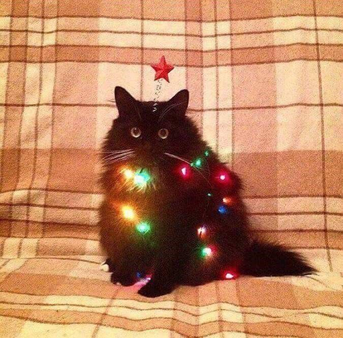
#> input picture src/decypheredImage.png, 343 x 338 px, shrunk from 675 x 666 before the run, found by its file name
$ python main2.py
#> lines starting #> are read from the running program, lines starting #| are printed output that depends on the picture; long printed decimals are rounded
import numpy as np
import numpy.typing as npt
import cv2 as cv
import json
from typing import Tuple

def cat_map_4d_matrix(a:int, b:int, c:int, d:int) -> npt.NDArray:
    A11=(2*b+c)*(d+1)+3*d+1
    A12=2*(b+1)
    A13=2*b*c+c+3
    A14=4*b+3
    E=2*(a+1)*(d+b*c*(d+1))+a*(c+1)*(d+1)
    A22=2*(a+b+a*b)+1
    F=a*(c+3)+2*b*c*(a+1)+2
    A24=3*a+4*b*(a+1)+1
    A31=3*b*c*(d+1)+3*d
    A32=3*b+1
    A33=3*b*c+3
    A34=6*b+1
    A41=c*(b+1)*(d+1)+d
    A42=b+1
    A43=b*c+c+1
    A44=2*b+2
    A=np.array([
        [A11,A12,A13,A14],
        [E,A22,F,A24],
        [A31,A32,A33,A34],
        [A41,A42,A43,A44]
    ], dtype=float)
    return A

def cat_map_2d_matrix(a:int, b:int) -> npt.NDArray:
    return np.array([[1,a],[b,a*b+1]], dtype=float)

def generate_params():
    return {
        "p_omega": np.random.randint(1,10,4).tolist(),
        "p_psi": np.random.randint(1,10,4).tolist(),
        "p_a2_primary": np.random.randint(1,10,2).tolist(),
        "p_a2_secondary": np.random.randint(1,10,2).tolist()
    }

def generate_X0():
    def rand_nonzero(n):
        x = np.random.random(n)
        while np.allclose(x,0): x=np.random.random(n)
        return x

    return {
        "X0_omega": rand_nonzero(4),
        "X0_psi": rand_nonzero(4),
        "X0_a2_primary": rand_nonzero(2),
        "X0_a2_secondary": rand_nonzero(2)
    }

def save_keys(params,X0):
    keys = {"params": params, "X0": {k:v.tolist() for k,v in X0.items()}}
    with open("keys.json","w") as f: json.dump(keys,f,indent=4)

def load_keys():
    with open("keys.json","r") as f:
        data=json.load(f)
    p=data["params"]
    X0={k:np.array(v) for k,v in data["X0"].items()}
    A={
        "A_omega":cat_map_4d_matrix(*p["p_omega"]),
        "A_psi":cat_map_4d_matrix(*p["p_psi"]),
        "A_a2_primary":cat_map_2d_matrix(*p["p_a2_primary"]),
        "A_a2_secondary":cat_map_2d_matrix(*p["p_a2_secondary"])
    }
    return A,X0

def prng_4d(A, X0, L):
    X=X0.copy()
    Y_list=[]
    U=np.array([2,3,5,1],dtype=float)
    iterations = L // 16 + 1
    for _ in range(iterations):
        t_vec=np.dot(U,X)
        t=int(np.ceil(t_vec))+1
        for _ in range(t):
            X=np.dot(A,X)%1.0
        Y_list.append(X.copy())
    Y=np.concatenate(Y_list)[:L]
    return Y

def get_omega(A,X0,l,n):
    L=l*n
    Y=prng_4d(A,X0,L)
    Z=(np.floor((2**32)*Y)).astype(np.uint32)
    Z_bytes = Z.view(np.uint8)
    return Z_bytes[:L].reshape((l,n))

def get_psi(A,X0,r,l):
    L=l*r
    Y=prng_4d(A,X0,L)
    Z=(np.floor((2**32)*Y)).astype(np.uint32)
    Z_bytes = Z.view(np.uint8)
    return Z_bytes[:L].reshape((r,l))

def sequence_R(A2,X0,U,L):
    R=np.zeros(L,dtype=int)
    X=np.array(X0)
    for i in range(L):
        X=np.dot(A2,X)%1.0
        r=int(np.floor(X[1]*U))
        r=max(0,min(U-1,r))
        R[i]=r
    return R

def shuffle(blocks,X0,A):
    U=len(blocks)
    R = sequence_R(A["A_a2_primary"],  X0["X0_a2_primary"], U,U)
    Rt= sequence_R(A["A_a2_secondary"],X0["X0_a2_secondary"],U,U)

    perm1 = blocks.copy()
    for i in range(U):
        perm1[i], perm1[R[i]] = perm1[R[i]].copy(), perm1[i].copy()

    perm2 = perm1.copy()
    for i in range(U):
        perm2[i], perm2[Rt[i]] = perm2[Rt[i]].copy(), perm2[i].copy()

    return perm2

def deshuffle(blocks,X0,A):
    U=len(blocks)
    R = sequence_R(A["A_a2_primary"],  X0["X0_a2_primary"], U,U)
    Rt= sequence_R(A["A_a2_secondary"],X0["X0_a2_secondary"],U,U)

    perm1=blocks.copy()
    for i in reversed(range(U)):
        perm1[i], perm1[Rt[i]] = perm1[Rt[i]].copy(), perm1[i].copy()

    perm0=perm1.copy()
    for i in reversed(range(U)):
        perm0[i], perm0[R[i]] = perm0[R[i]].copy(), perm0[i].copy()

    return perm0

def mask(blocks,omega,psi):
    U=len(blocks)
    l=len(blocks[0])
    out=[]
    prev=np.zeros_like(blocks[0],dtype=np.uint8)

    for i in range(U):
        block=blocks[i]
        T=((omega[i % omega.shape[0]].astype(np.uint16)) ^
           (psi[i % psi.shape[0]].astype(np.uint16))) %256

        shift=int(T[0] % l)
        shifted=np.roll(block, shift, axis=1).astype(np.uint16)
        masked=(shifted ^ prev)%256
        out.append(masked.astype(np.uint8))

        prev=masked.copy()
    return np.array(out)

def unmask(blocks,omega,psi):
    U=len(blocks)
    l=len(blocks[0])
    out=[]
    prev=np.zeros_like(blocks[0],dtype=np.uint8)

    for i in range(U):
        C=blocks[i]
        T=((omega[i % omega.shape[0]].astype(np.uint16)) ^
           (psi[i % psi.shape[0]].astype(np.uint16))) %256

        shift=int(T[0] % l)
        shifted=(C.astype(np.uint16) ^ prev.astype(np.uint16))%256
        block=np.roll(shifted,-shift,axis=1)

        out.append(block.astype(np.uint8))
        prev=C.copy()

    return np.array(out)

def prepare_image(im,l):
    h,w=im.shape
    h_new=h-(h%l)
    w_new=w-(w%l)
    blocks=[]
    for i in range(0,h_new,l):
        for j in range(0,w_new,l):
            blocks.append(im[i:i+l,j:j+l].copy())
    return np.array(blocks)

def blocks_to_image(blocks, original_shape, l):
    h,w=original_shape
    h_new=h-(h%l)
    w_new=w-(w%l)
    out=np.zeros((h_new,w_new),dtype=np.uint8)
    idx=0
    for i in range(0,h_new,l):
        for j in range(0,w_new,l):
            out[i:i+l,j:j+l]=blocks[idx]
            idx+=1
    return out

def save_image(blocks,l,original_shape,filename):
    out = blocks_to_image(blocks, original_shape,l)
    cv.imwrite(filename,out)

def encrypt_image(im,rounds,l,A,X0):
    blocks=prepare_image(im,l)
    omega=get_omega(A["A_omega"],X0["X0_omega"],l,l)
    psi  =get_psi( A["A_psi"], X0["X0_psi"], rounds,l)

    for _ in range(rounds):
        blocks=shuffle(blocks,X0,A)
        blocks=mask(blocks,omega,psi)
    return blocks

def decrypt_image(blocks,rounds,l,A,X0):
    omega=get_omega(A["A_omega"],X0["X0_omega"],l,l)
    psi  =get_psi( A["A_psi"], X0["X0_psi"], rounds,l)

    for _ in range(rounds):
        blocks=unmask(blocks,omega,psi)
        blocks=deshuffle(blocks,X0,A)
    return blocks

def npcr_uaci(img1: np.ndarray, img2: np.ndarray) -> Tuple[float,float]:
    if img1.shape != img2.shape:
        raise ValueError("Images must have same shape")

    diff = img1 != img2
    NPCR = diff.sum() * 100.0 / diff.size

    UACI = np.abs(img1.astype(np.int16) - img2.astype(np.int16)).mean() * 100.0 / 255.0
    return NPCR, UACI

def get_data():
    im = cv.imread("decypheredImage.png", cv.IMREAD_GRAYSCALE)
    return im, 3, 16

def encode():
    im, rounds, l = get_data()
#> in get_data, `im = cv.imread("decypheredImage.png", cv.IMREAD_GRAYSCALE)`:
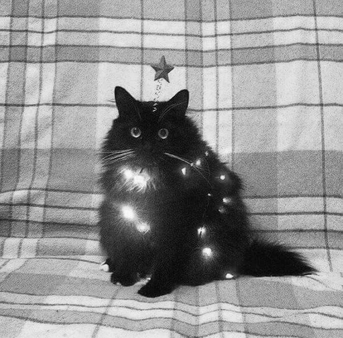
#> im: shape (338, 343); min 4, max 251, mean 146.1
#> rounds = 3; l = 16
    original_shape = im.shape
#> original_shape = (338, 343)

    params=generate_params()
    X0=generate_X0()
    save_keys(params,X0)

    A={
        "A_omega":cat_map_4d_matrix(*params["p_omega"]),
        "A_psi":cat_map_4d_matrix(*params["p_psi"]),
        "A_a2_primary":cat_map_2d_matrix(*params["p_a2_primary"]),
        "A_a2_secondary":cat_map_2d_matrix(*params["p_a2_secondary"])
    }

    Cblocks=encrypt_image(im,rounds,l,A,X0)
#> in prepare_image, `h_new=h-(h%l)`: h_new = 336
#> after the loop in prepare_image, `for i in range(0,h_new,l):`: blocks = 441 items
#> in get_omega, `L=l*n`: L = 256
#> in prng_4d, `X=X0.copy()`: X = [0.964, 0.383, 0.792, 0.529]
#> in prng_4d, `iterations = L // 16 + 1`: iterations = 17
#> the loop in prng_4d, `for _ in range(iterations):` made 17 passes
#> (t_vec, t) on passes 1 to 12: (7.57, 9), (6.4, 8), (5.85, 7), (5.18, 7), (5.61, 7), (6.9, 8), (6.93, 8), (5.47, 7), (5.37, 7), (3.89, 5), (5.49, 7), (6.65, 8)
#> after the loop in prng_4d, `for _ in range(iterations):`: X = [0.308, 0.639, 0.0645, 0.212]; Y_list = 17 items, first 6: [0.637, 0.168, 0.746, 0.893], [0.847, 0.191, 0.633, 0.419], [0.992, 0.607, 0.119, 0.778], [0.869, 0.71, 0.264, 0.423], [0.461, 0.698, 0.603, 0.872], [0.183, 0.856, 0.742, 0.279]
#> in prng_4d, `Y=np.concatenate(Y_list)[:L]`: Y = 68 values, max 0.992 at index 8, min 0.00455 at index 34, mean 0.541
#> in get_omega, `Z=(np.floor((2**32)*Y)).astype(np.uint32)`: Z = 68 values, max 4260998869 at index 8, min 19529541 at index 34, mean 2.32e+09
#> in get_omega, `Z_bytes = Z.view(np.uint8)`: Z_bytes = 272 values, max 255 at index 137, min 0 at index 130, mean 128.6
#> in get_psi, `L=l*r`: L = 48
#> the loop in prng_4d (call 2), `for _ in range(iterations):` made 4 passes
#> (t_vec, t) on passes 1 to 4: (4.36, 6), (2.58, 4), (8.18, 10), (5.06, 7)
#> in get_psi, `Y=prng_4d(A,X0,L)`: Y = [0.301, 0.494, 0.0288, 0.349, 0.98, 0.952, 0.48, 0.961, 0.509, 0.625, 0.279, 0.771, 0.446, 0.974, 0.285, 0.283]
#> in get_psi, `Z=(np.floor((2**32)*Y)).astype(np.uint32)`: Z = [1293255574, 2122919929, 123696149, 1500838767, 4210480030, 4090338412, 2061255320, 4129254327, 2187943290, 2682678443, 1199118460, 3311134777, 1916489656, 4185166005, 1225651051, 1216783229]
#> in get_psi, `Z_bytes = Z.view(np.uint8)`: Z_bytes = 64 values, max 251 at index 13, min 7 at index 11, mean 133.4
    save_image(Cblocks,l,original_shape,"encrypted.png")
#> in blocks_to_image, `h_new=h-(h%l)`: h_new = 336
#> after the loop in blocks_to_image, `for i in range(0,h_new,l):`:
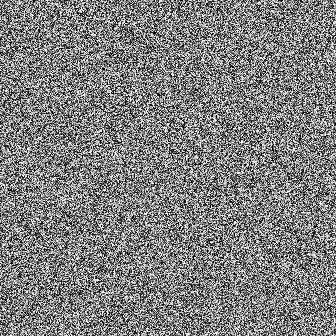
#> out: shape (336, 336); min 0, max 255, mean 127.4
#> after the loop in blocks_to_image, `for i in range(0,h_new,l):`: idx = 441

def decode():
    C = cv.imread("encrypted.png", cv.IMREAD_GRAYSCALE)
    original_shape = C.shape
#> original_shape = (336, 336)
    l, rounds = 16, 3

    A,X0 = load_keys()

    Cblocks=prepare_image(C,l)
    Iblocks=decrypt_image(Cblocks,rounds,l,A,X0)
    save_image(Iblocks,l,original_shape,"decrypted.png")
#> call 2 of blocks_to_image, with blocks = array of shape (441, 16, 16), original_shape = (336, 336), l = 16
#> after the loop in blocks_to_image (call 2), `for i in range(0,h_new,l):`:
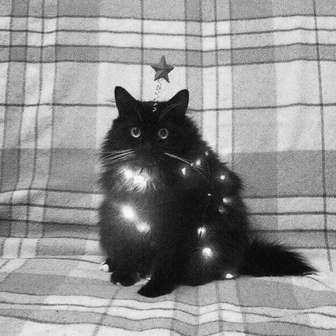
#> out: shape (336, 336); min 4, max 251, mean 145.1
#> after the loop in blocks_to_image (call 2), `for i in range(0,h_new,l):`: idx = 441

    O = cv.imread("decypheredImage.png", cv.IMREAD_GRAYSCALE)
    O_mod = O.copy()
    O_mod= O_mod.astype(np.uint16)
    O_mod[0,0] = (O_mod[0,0] + 1) % 256
#> O_mod: shape (338, 343) uint16; min 4, max 251, mean 146.1

    C_mod_blocks = encrypt_image(O_mod, rounds, l, A, X0)
    C_mod = blocks_to_image(C_mod_blocks, original_shape, l)

    I_img = blocks_to_image(Iblocks, original_shape, l)

    cv.imwrite("C1.png", C)
    cv.imwrite("C2.png", C_mod)

    diff = cv.absdiff(C, C_mod)
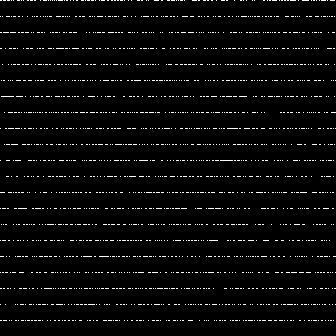
#> diff: shape (336, 336); values 0 (black) and 1 (white), 3.1% white in thin lines or dots

    # escalar para poder visualizar -> magnitud relativa de las diferencias
    diff_visual = np.clip(diff * 20, 0, 255).astype(np.uint8)
#> diff_visual: shape (336, 336); values 0 (black) and 20 (white), 3.1% white in thin lines or dots
    cv.imwrite("Diff.png", diff_visual)

    # muestra que píxeles cambiaron
    diff_binary = (diff > 0).astype(np.uint8) * 255
#> diff_binary: shape (336, 336); 3.1% white in thin lines or dots
    cv.imwrite("Diff_binary.png", diff_binary)


    NPCR, UACI = npcr_uaci(I_img, C_mod)
#> in npcr_uaci, `diff = img1 != img2`:
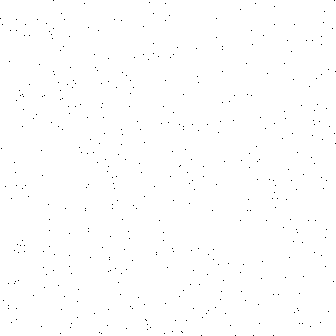
#> diff: shape (336, 336) bool; 99.6% white; black in thin lines or dots
#> in npcr_uaci, `NPCR = diff.sum() * 100.0 / diff.size`: NPCR = 99.64
#> in npcr_uaci, `UACI = np.abs(img1.astype(np.int16) - img2.astype(np.int16)).mean() * ..`: UACI = 31.87
#> NPCR = 99.64; UACI = 31.87
    print("\n========= NPCR & UACI =========")
    print(f"NPCR = {NPCR:.6f}%")
#| NPCR = 99.635%
    print(f"UACI = {UACI:.6f}%")
#| UACI = 31.871%
    print("================================")

if __name__=="__main__":
    encode()
    decode()

$ run again, with src/encrypted.png copied over src/decypheredImage.png
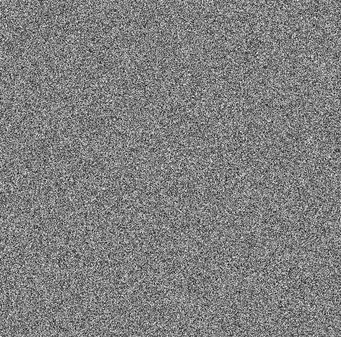
#> input picture src/encrypted.png, 341 x 337 px, shrunk from 672 x 664 before the run, found by its file name
#> in get_data, im is the input picture: shape (337, 341); min 0, max 255, mean 127.5
#> in encode, `im, rounds, l = get_data()`: rounds = 3; l = 16
#> in prepare_image, `h_new=h-(h%l)`: h_new = 336
#> after the loop in prepare_image, `for i in range(0,h_new,l):`: blocks = 441 items
#> in get_omega, `L=l*n`: L = 256
#> in prng_4d, `X=X0.copy()`: X = [0.964, 0.383, 0.792, 0.529]
#> iterations = 17
#> the loop in prng_4d, `for _ in range(iterations):` made 17 passes
#> (t_vec, t) on passes 1 to 8: (7.57, 9), (6.4, 8), (5.85, 7), (5.18, 7), (5.61, 7), (6.9, 8), (6.93, 8), (5.47, 7)
#> after the loop in prng_4d, `for _ in range(iterations):`: X = [0.308, 0.639, 0.0645, 0.212]; Y_list = 17 items, first 6: [0.637, 0.168, 0.746, 0.893], [0.847, 0.191, 0.633, 0.419], [0.992, 0.607, 0.119, 0.778], [0.869, 0.71, 0.264, 0.423], [0.461, 0.698, 0.603, 0.872], [0.183, 0.856, 0.742, 0.279]
#> in prng_4d, `Y=np.concatenate(Y_list)[:L]`: Y = 68 values, max 0.992 at index 8, min 0.00455 at index 34, mean 0.541
#> in get_omega, `Z=(np.floor((2**32)*Y)).astype(np.uint32)`: Z = 68 values, max 4260998869 at index 8, min 19529541 at index 34, mean 2.32e+09
#> in get_omega, `Z_bytes = Z.view(np.uint8)`: Z_bytes = 272 values, max 255 at index 137, min 0 at index 130, mean 128.6
#> in get_psi, `L=l*r`: L = 48
#> the loop in prng_4d (call 2), `for _ in range(iterations):` made 4 passes
#> (t_vec, t) on passes 1 to 4: (4.36, 6), (2.58, 4), (8.18, 10), (5.06, 7)
#> in get_psi, `Y=prng_4d(A,X0,L)`: Y = [0.301, 0.494, 0.0288, 0.349, 0.98, 0.952, 0.48, 0.961, 0.509, 0.625, 0.279, 0.771, 0.446, 0.974, 0.285, 0.283]
#> in get_psi, `Z=(np.floor((2**32)*Y)).astype(np.uint32)`: Z = [1293255574, 2122919929, 123696149, 1500838767, 4210480030, 4090338412, 2061255320, 4129254327, 2187943290, 2682678443, 1199118460, 3311134777, 1916489656, 4185166005, 1225651051, 1216783229]
#> in get_psi, `Z_bytes = Z.view(np.uint8)`: Z_bytes = 64 values, max 251 at index 13, min 7 at index 11, mean 133.4
#> in blocks_to_image, `h_new=h-(h%l)`: h_new = 336
#> after the loop in blocks_to_image, `for i in range(0,h_new,l):`: idx = 441
#> after the loop in blocks_to_image (call 2), `for i in range(0,h_new,l):`:
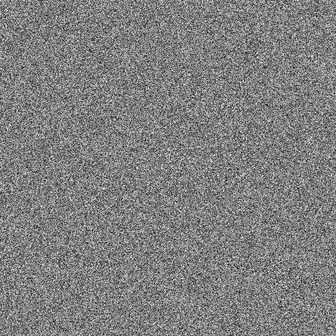
#> out: shape (336, 336); min 0, max 255, mean 127.5
#> diff_visual: shape (336, 336); values 0 (black) and 20 (white), 3.1% white in thin lines or dots
#> diff_binary: shape (336, 336); 3.1% white in thin lines or dots
#> in npcr_uaci, `diff = img1 != img2`:
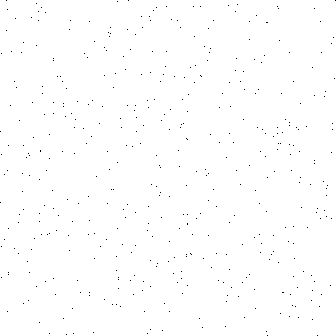
#> diff: shape (336, 336) bool; 99.6% white; black in thin lines or dots
#> in npcr_uaci, `NPCR = diff.sum() * 100.0 / diff.size`: NPCR = 99.61
#> in npcr_uaci, `UACI = np.abs(img1.astype(np.int16) - img2.astype(np.int16)).mean() * ..`: UACI = 26.8
#> in decode, `NPCR, UACI = npcr_uaci(I_img, C_mod)`: NPCR = 99.61; UACI = 26.8
#| NPCR = 99.608%
#| UACI = 26.796%

$ run again, with src/stage_deshuffle_round1.png copied over src/decypheredImage.png
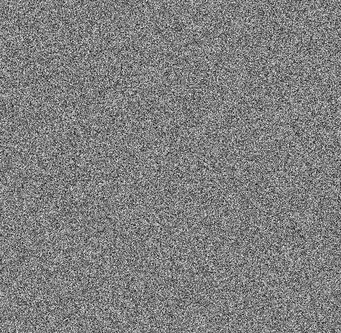
#> input picture src/stage_deshuffle_round1.png, 341 x 333 px, shrunk from 672 x 656 before the run, found by its file name
#> in get_data, im is the input picture: shape (333, 341); min 2, max 255, mean 127.3
#> in encode, `im, rounds, l = get_data()`: rounds = 3; l = 16
#> in prepare_image, `h_new=h-(h%l)`: h_new = 320
#> in prepare_image, `w_new=w-(w%l)`: w_new = 336
#> after the loop in prepare_image, `for i in range(0,h_new,l):`: blocks = 420 items
#> in get_omega, `L=l*n`: L = 256
#> in prng_4d, `X=X0.copy()`: X = [0.964, 0.383, 0.792, 0.529]
#> iterations = 17
#> the loop in prng_4d, `for _ in range(iterations):` made 17 passes
#> (t_vec, t) on passes 1 to 8: (7.57, 9), (6.4, 8), (5.85, 7), (5.18, 7), (5.61, 7), (6.9, 8), (6.93, 8), (5.47, 7)
#> after the loop in prng_4d, `for _ in range(iterations):`: X = [0.308, 0.639, 0.0645, 0.212]; Y_list = 17 items, first 6: [0.637, 0.168, 0.746, 0.893], [0.847, 0.191, 0.633, 0.419], [0.992, 0.607, 0.119, 0.778], [0.869, 0.71, 0.264, 0.423], [0.461, 0.698, 0.603, 0.872], [0.183, 0.856, 0.742, 0.279]
#> in prng_4d, `Y=np.concatenate(Y_list)[:L]`: Y = 68 values, max 0.992 at index 8, min 0.00455 at index 34, mean 0.541
#> in get_omega, `Z=(np.floor((2**32)*Y)).astype(np.uint32)`: Z = 68 values, max 4260998869 at index 8, min 19529541 at index 34, mean 2.32e+09
#> in get_omega, `Z_bytes = Z.view(np.uint8)`: Z_bytes = 272 values, max 255 at index 137, min 0 at index 130, mean 128.6
#> in get_psi, `L=l*r`: L = 48
#> the loop in prng_4d (call 2), `for _ in range(iterations):` made 4 passes
#> (t_vec, t) on passes 1 to 4: (4.36, 6), (2.58, 4), (8.18, 10), (5.06, 7)
#> in get_psi, `Y=prng_4d(A,X0,L)`: Y = [0.301, 0.494, 0.0288, 0.349, 0.98, 0.952, 0.48, 0.961, 0.509, 0.625, 0.279, 0.771, 0.446, 0.974, 0.285, 0.283]
#> in get_psi, `Z=(np.floor((2**32)*Y)).astype(np.uint32)`: Z = [1293255574, 2122919929, 123696149, 1500838767, 4210480030, 4090338412, 2061255320, 4129254327, 2187943290, 2682678443, 1199118460, 3311134777, 1916489656, 4185166005, 1225651051, 1216783229]
#> in get_psi, `Z_bytes = Z.view(np.uint8)`: Z_bytes = 64 values, max 251 at index 13, min 7 at index 11, mean 133.4
#> in blocks_to_image, `h_new=h-(h%l)`: h_new = 320
#> in blocks_to_image, `w_new=w-(w%l)`: w_new = 336
#> after the loop in blocks_to_image, `for i in range(0,h_new,l):`: idx = 420
#> after the loop in blocks_to_image (call 2), `for i in range(0,h_new,l):`:
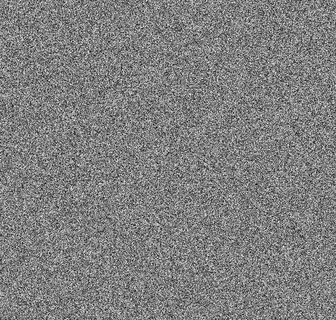
#> out: shape (320, 336); min 2, max 255, mean 127.3
#> diff_visual: shape (320, 336); values 0 (black) and 20 (white), 3.2% white in thin lines or dots
#> diff_binary: shape (320, 336); 3.2% white in thin lines or dots
#> in npcr_uaci, `diff = img1 != img2`:
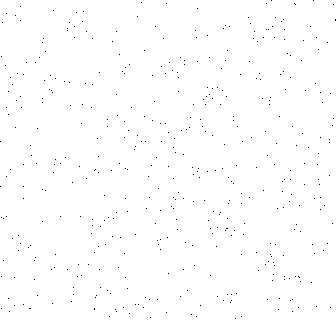
#> diff: shape (320, 336) bool; 99.6% white; black in thin lines or dots
#> in npcr_uaci, `NPCR = diff.sum() * 100.0 / diff.size`: NPCR = 99.58
#> in npcr_uaci, `UACI = np.abs(img1.astype(np.int16) - img2.astype(np.int16)).mean() * ..`: UACI = 26.81
#> in decode, `NPCR, UACI = npcr_uaci(I_img, C_mod)`: NPCR = 99.58; UACI = 26.81
#| NPCR = 99.581%
#| UACI = 26.811%
